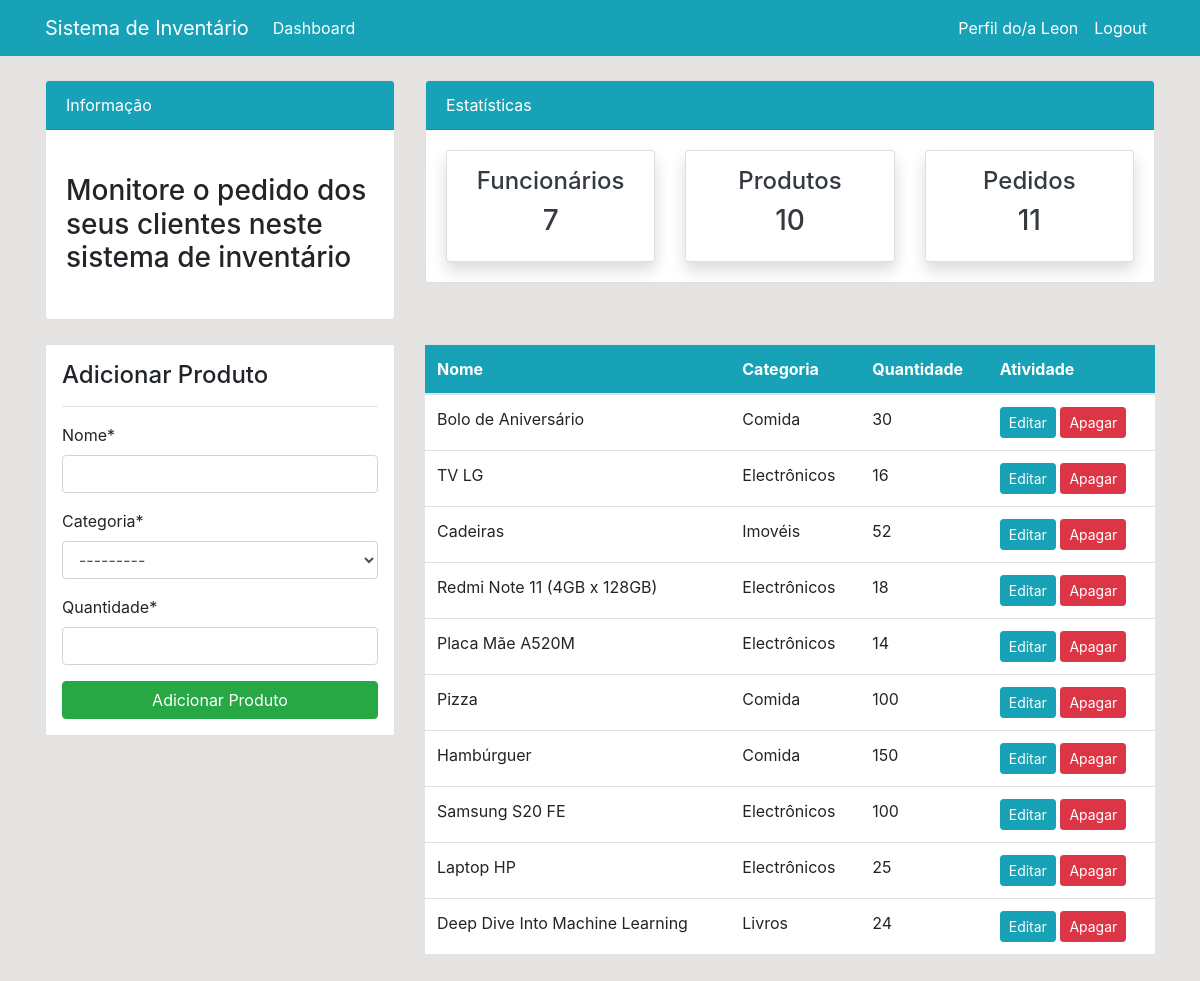
The app's page /product/ (signed in) with its own data.
### dashboard/models.py (models this page shows, shortened)
class Product(models.Model):
    name = models.CharField(max_length=100)
    category = models.CharField(max_length=20, choices=CATEGORY, null=True)
    quantity = models.PositiveIntegerField(null=True)
    class Meta:
        verbose_name_plural = 'Produto'

### dashboard/views.py (the view)
# urls.py: path('product/', views.product, name='dashboard-product'),
@login_required
def product(request):
    items = Product.objects.all() # Usando ORDM
    products_count = items.count()
    workers_count = User.objects.all().count()
    orders_count = Order.objects.all().count()
    if request.method == 'POST':
        form = ProductForm(request.POST)
        if form.is_valid():
            form.save()
            product_name = form.cleaned_data.get('name')
            messages.success(request, f'{product_name} foi adicionado')
            return redirect('dashboard-product')
    else:
        form = ProductForm()
    context={
        'items': items,
        'form': form,
        'workers_count': workers_count,
        'products_count': products_count,
        'orders_count': orders_count,
    }
    return render(request, 'dashboard/product.html', context)

### dashboard/forms.py
class ProductForm(forms.ModelForm):
    def __init__(self, *args, **kwargs):
        super().__init__(*args, **kwargs)
        self.fields['name'].label = 'Nome'
        self.fields['category'].label = 'Categoria'
        self.fields['quantity'].label = 'Quantidade'
    class Meta:
        model = Product
        fields = ['name', 'category', 'quantity']

### templates/dashboard/product.html (shortened to what this page needs)
{% extends 'partials/base.html' %}
{% load crispy_forms_tags %}
{% block content %}
{% include 'partials/topnav.html' %}
<div class="container">
    <div class="row my-4">
        <div class="col-md-4">
            <div class="border bg-white p-3">
                <h4>Adicionar Produto</h4>
                <hr>
                <form method="POST">
                    {{ form|crispy }}
                    <input class="btn btn-success btn-block" type="submit" value="Adicionar Produto">
                </form>
            </div>
        </div>
        <div class="col-md-8">
            <table class="table bg-white">
                <thead class="bg-info">
                    <tr class="text-white">
                        <th scope="col">Nome</th>
                        <th scope="col">Categoria</th>
                        <th scope="col">Quantidade</th>
                        <th scope="col">Atividade</th>
                    </tr>
                </thead>
                <tbody>
                    {% for item in items %}
                    <tr>
                        <td>{{ item.name }}</td>
                        <td>{{ item.category }}</td>
                        <td>{{ item.quantity }}</td>
                        <td>
                            <a class="btn btn-info btn-sm" href="{% url 'dashboard-product-update' item.id %}">Editar</a>
                            <a class="btn btn-danger btn-sm" href="{% url 'dashboard-product-delete' item.id %}">Apagar</a>
                        </td>
                    </tr>
                    {% endfor %}
                </tbody>
            </table>
        </div>
    </div>
</div>
{% endblock %}

### templates/partials/nav.html (shortened to what this page needs)
 <nav class="navbar navbar-expand-lg navbar-info bg-info">
    {% if user.is_authenticated %}
    <div class="container">
        <a class="navbar-brand text-white" href="index.html">Sistema de Inventário</a>
        <div class="collapse navbar-collapse" id="navbarSupportedContent">
            <ul class="navbar-nav mr-auto">
                <li class="nav-item active">
                    <a class="nav-link text-white" href="{% url 'dashboard-index' %}">Dashboard </a>
                </li>
            </ul>
            <ul class="navbar-nav ml-auto">
                <li class="nav-item active">
                    <a class="nav-link text-white" href="{% url 'user-profile' %}"> Perfil do/a {{ user.username }}  </a>
                </li>
                <li class="nav-item">
                    <a class="nav-link text-white" href="{% url 'user-logout' %}">Logout</a>
                </li>
            </ul>
            {% endif %}
        </div>
    </div>
</nav>

### static/style.css (style rules this page uses)
body { background: rgb(230, 227, 227); }

### records on screen
Product: name "Bolo de Aniversário", category "Comida", quantity "30"
Product: name "TV LG", category "Electrônicos", quantity "16"
Product: name "Cadeiras", category "Imovéis", quantity "52"
Product: name "Redmi Note 11 (4GB x 128GB)", category "Electrônicos", quantity "18"
Product: name "Placa Mãe A520M", category "Electrônicos", quantity "14"
Product: name "Pizza", category "Comida", quantity "100"
Product: name "Hambúrguer", category "Comida", quantity "150"
Product: name "Samsung S20 FE", category "Electrônicos", quantity "100"
Product: name "Laptop HP", category "Electrônicos", quantity "25"
Product: name "Deep Dive Into Machine Learning", category "Livros", quantity "24"

### other values on screen
{{ user.username }} "Leon"
{{ workers_count }} "7"
{{ products_count }} "10"
{{ orders_count }} "11"
